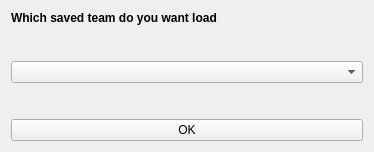
<?xml version="1.0" encoding="UTF-8"?>
<ui version="4.0">
 <class>Form</class>
 <widget class="QWidget" name="Form">
  <property name="geometry">
   <rect>
    <x>0</x>
    <y>0</y>
    <width>374</width>
    <height>152</height>
   </rect>
  </property>
  <property name="windowTitle">
   <string>Form</string>
  </property>
  <layout class="QVBoxLayout" name="verticalLayout">
   <item>
    <widget class="QLabel" name="label">
     <property name="font">
      <font>
       <pointsize>9</pointsize>
       <weight>75</weight>
       <bold>true</bold>
      </font>
     </property>
     <property name="text">
      <string>Which saved team do you want load</string>
     </property>
    </widget>
   </item>
   <item>
    <spacer name="verticalSpacer">
     <property name="orientation">
      <enum>Qt::Vertical</enum>
     </property>
     <property name="sizeType">
      <enum>QSizePolicy::Ignored</enum>
     </property>
     <property name="sizeHint" stdset="0">
      <size>
       <width>20</width>
       <height>40</height>
      </size>
     </property>
    </spacer>
   </item>
   <item>
    <widget class="QComboBox" name="comboBox"/>
   </item>
   <item>
    <spacer name="verticalSpacer_2">
     <property name="orientation">
      <enum>Qt::Vertical</enum>
     </property>
     <property name="sizeType">
      <enum>QSizePolicy::Ignored</enum>
     </property>
     <property name="sizeHint" stdset="0">
      <size>
       <width>20</width>
       <height>40</height>
      </size>
     </property>
    </spacer>
   </item>
   <item>
    <widget class="QPushButton" name="pushButton">
     <property name="text">
      <string>OK</string>
     </property>
    </widget>
   </item>
  </layout>
 </widget>
 <resources/>
 <connections/>
</ui>
